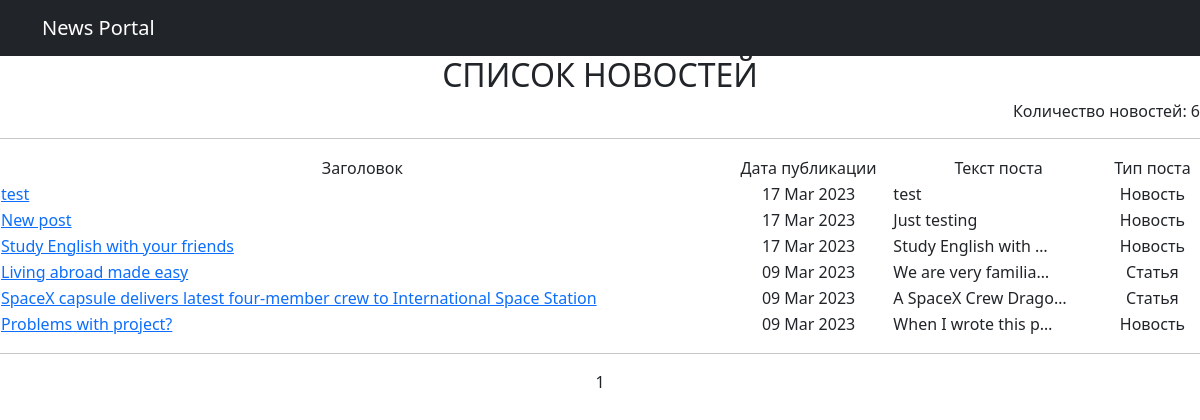
Page /news/ on the committed database.
### news/models.py (models this page shows, shortened)
class Post(models.Model):
    NEWS = 'NE'
    ARTICLE = 'AR'
    TYPES = [(NEWS, 'Новость'), (ARTICLE, 'Статья')]
    author = models.ForeignKey(Author, on_delete=models.CASCADE)
    date_of_post = models.DateTimeField(auto_now_add=True)
    post_category = models.ManyToManyField(Category)
    type_post = models.CharField(max_length=2, choices=TYPES, default=NEWS)
    post_title = models.CharField(max_length=128)
    post_text = models.TextField()
    post_rating = models.IntegerField(default=0)

### news/views.py (the view)
# urls.py: path('', PostsList.as_view(), name='post_list'),  # при помощи метода as_view представляем наш класс в виде функции
class PostsList(ListView):
    model = Post
    ordering = "-date_of_post"
    template_name = "news.html"
    context_object_name = "posts"
    paginate_by = 10

### news/templatetags/my_filters.py (called while the page is built)
@register.filter()
def censore(value: str):
    words = value.split(' ')
    new_text = ''
    for i in range(len(words)):
        if words[i] in BAD_WORDS:
            words[i] = BAD_WORDS[words[i]]
            new_text += words[i]
            new_text += ' '
        else:
            new_text += words[i]
            new_text += ' '
    return new_text

### templates/news.html (shortened to what this page needs)
{% extends 'flatpages/default.html' %}
{% load  my_filters %}
{%  load custom_tags %}
{% block body %}
    <div style="text-align: center;">
        <h2>
            СПИСОК НОВОСТЕЙ
        </h2>
    </div>
    <div style="text-align: right;">
        <h6>
            Количество новостей: {{ posts|length }}
        </h6>
    </div>
    <hr>
    {% if posts %}
        <div style="text-align: center;">
            <table width="100%">
                <tr>
                    <td align="center">Заголовок</td>
                    <td align="center">Дата публикации</td>
                    <td align="center">Текст поста</td>
                    <td align="center">Тип поста</td>
                </tr>
                {% for post in posts %}
                    <tr>
                        <td align="left"><a href={{ post.pk }}>{{ post.post_title|censore }}</a></td>
                        <td align="center">{{ post.date_of_post|date:'d M Y' }}</td>
                        <td align="left">{{ post.post_text|truncatechars:20|censore }}</td>
                        {% if post.type_post == 'AR' %}
                            <td>Статья</td>
                        {% else %}
                            <td>Новость</td>
                        {% endif %}
                    </tr>
                {% endfor %}
            </table>
        </div>
    {% else %}
        <h2>НОВОСТЕЙ НЕТ</h2>
    {% endif %}
    <hr>
    <center>
    {{ page_obj.number }}
</center>
{% endblock body %}

### templates/flatpages/default.html (shortened to what this page needs)
{% load static %}
<!DOCTYPE html>
<html lang="en">
    <head>
        {% load static %}
        <link href="{% static 'css/styles.css' %}" rel="stylesheet" />
    </head>
        <nav class="navbar navbar-expand-lg navbar-dark bg-dark static-top">
            <div class="container">
                <a class="navbar-brand" href="/news">News Portal</a>
            </div>
        </nav>
    <body>
        {% block body %}
        {% endblock body %}
    </body>
</html>

### rows in the picture
Post: post_title|censore "test", date_of_post "17 Mar 2023", post_text|censore "test", type_post "Новость"
Post: post_title|censore "New post", date_of_post "17 Mar 2023", post_text|censore "Just testing", type_post "Новость"
Post: post_title|censore "Study English with your friends", date_of_post "17 Mar 2023", post_text|censore "Study English with …", type_post "Новость"
Post: post_title|censore "Living abroad made easy", date_of_post "09 Mar 2023", post_text|censore "We are very familia…", type_post "Статья"
Post: post_title|censore "SpaceX capsule delivers latest four-member crew to International Space Station", date_of_post "09 Mar 2023", post_text|censore "A SpaceX Crew Drago…", type_post "Статья"
Post: post_title|censore "Problems with project?", date_of_post "09 Mar 2023", post_text|censore "When I wrote this p…", type_post "Новость"

### other values in the picture
{{ posts|length }} "6"
{{ page_obj.number }} "1"
